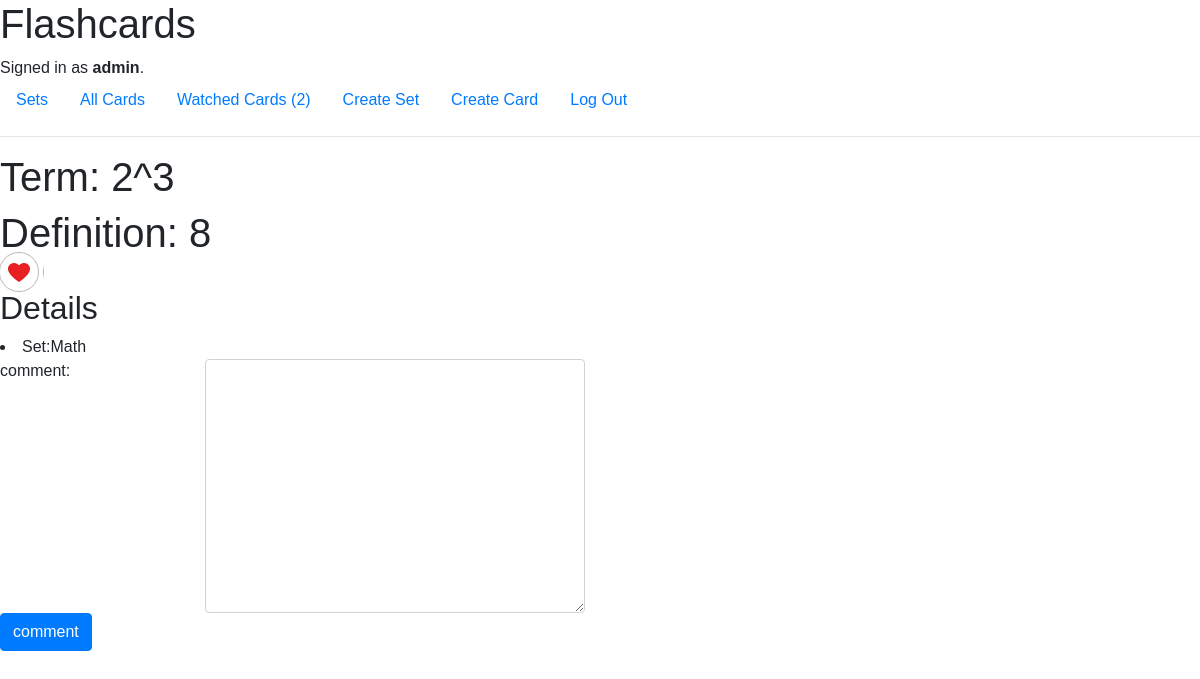
Screenshot of /viewcard/1 (signed in) with the database file from the repository.
### flashcards/models.py (models this page shows)
class User(AbstractUser):
    pass

class Card(models.Model):
    category = models.CharField(max_length=128)
    title = models.CharField(max_length=128)
    meaning = models.TextField(default="")
    createdate = models.DateTimeField(auto_now_add=True)

### flashcards/views.py (the view, shortened to what this page needs)
# urls.py: path("viewcard/<int:cardid>", views.viewcard, name="viewcard"),
def viewcard(request, cardid):
    card = Card.objects.get(id=cardid)
    comments = Comment.objects.filter(cardid=cardid).order_by("-createdate")
    watchcard = Watchcard.objects.filter(user=request.user.username, cardid= cardid)
    watching = False
    if watchcard:
        watching = True
    is_maker= 'Maker' in request.user.groups.values_list('name', flat=True)
    watched = 0
    watchcardids = Watchcard.objects.filter(user=request.user.username).order_by("-createdate").values_list('cardid',flat=True)
    if watchcardids:
        watched = len(watchcardids)
    return render(request, "flashcards/viewcard.html", {"card": card
            ,"watching": watching, "comments": comments, "is_maker": is_maker, "watched":watched})

### flashcards/templates/flashcards/viewcard.html (shortened to what this page needs)
{% extends "flashcards/layout.html" %}
{% load static %}
{% block body %}
    {% if card %}
    	<div class="">
    		<div>
    			<h1>Term: {{card.title}}</h1>
    			<h1>Definition: {{card.meaning}}</h1>
    		</div>
	  <h2>Details</h2>
      <li>Set:{{card.category}}</li>
          	{% if user.is_authenticated %}
	          	<form action="{% url 'writecomment' card.id %}" method="POST">
		           		<div class="row">
		            		<div class="col-sm-2">comment: </div>
		           			<div class="col-sm-4"><textarea class="form-control" rows="10" name="comment"></textarea></div>
		          		</div>
		            	<p align="justify"><input class="btn btn-primary" type="submit" value="comment"></p>
		        </form>
        	{% endif %}
    	</div>
	{% else %}
	<h2>LISTING:No item</h2>
    <br>
    <h3>No item found</h3>
    {% endif %}
{% endblock %}

### flashcards/templates/flashcards/layout.html (shortened to what this page needs)
{% load static %}
<!DOCTYPE html>
<html lang="en">
    <head>
        <link rel="stylesheet" href="https://stackpath.bootstrapcdn.com/bootstrap/4.4.1/css/bootstrap.min.css">
        <link href="{% static 'flashcards/styles.css' %}" rel="stylesheet">
    </head>
    <body>
        <h1>Flashcards</h1>
        <div>
            {% if user.is_authenticated %}
                Signed in as <strong>{{ user.username }}</strong>.
            {% else %}
            	<div class="alert alert-danger" role="alert">Not signed in.</div>
            {% endif %}
        </div>
        <ul class="nav">
			<li class="nav-item">
                <a class="nav-link" href="{% url 'category' '0' %}">Sets</a>
            </li>
            <li class="nav-item">
                <a class="nav-link" href="{% url 'index' %}">All Cards</a>
            </li>
            {% if user.is_authenticated %}
            	<li class="nav-item">
                    <a class="nav-link" href="{% url 'watchcard' %}">Watched Cards
                    {% if watched%}
                    ({{watched}})
                    {% endif%}
                    </a>
                </li>
                {% if is_maker %}
                <li class="nav-item">
                    <a class="nav-link" href="{% url 'newcategory' %}">Create Set</a>
                </li>
                <li class="nav-item">
                    <a class="nav-link" href="{% url 'newcard' %}">Create Card</a>
                </li>
                {% endif %}
                <li class="nav-item">
                    <a class="nav-link" href="{% url 'logout' %}">Log Out</a>
                </li>
            {% endif %}
        </ul>
        <hr>
        {% block body %}
        {% endblock %}
    </body>
</html>

### flashcards/static/flashcards/styles.css (style rules this page uses)
body { font-family: Arial, Helvetica, sans-serif; }

### rows the page displays
User: username "admin"
Card: title "2^3", meaning "8", category "Math"

### other values shown
{{ watched }} "2"
